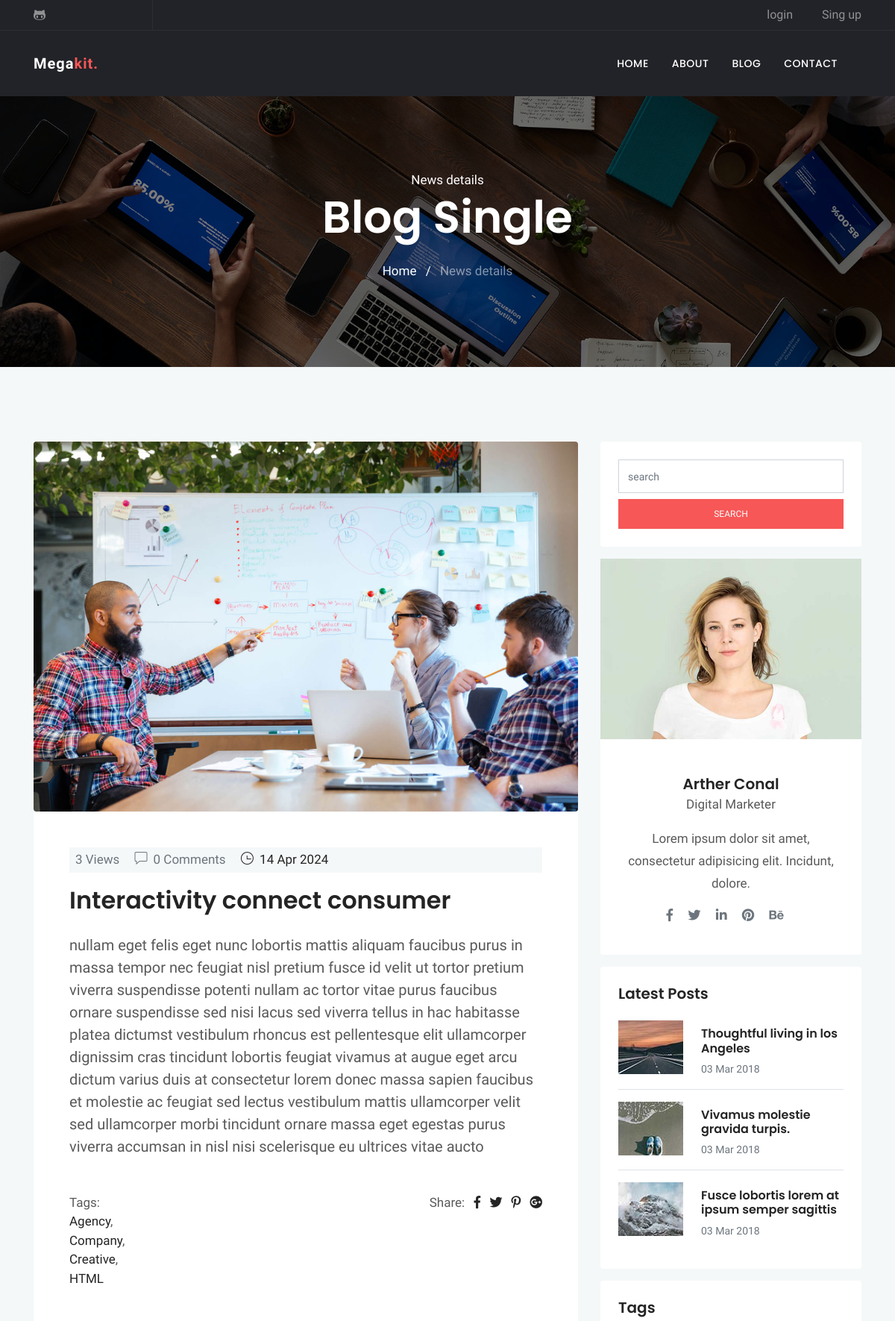
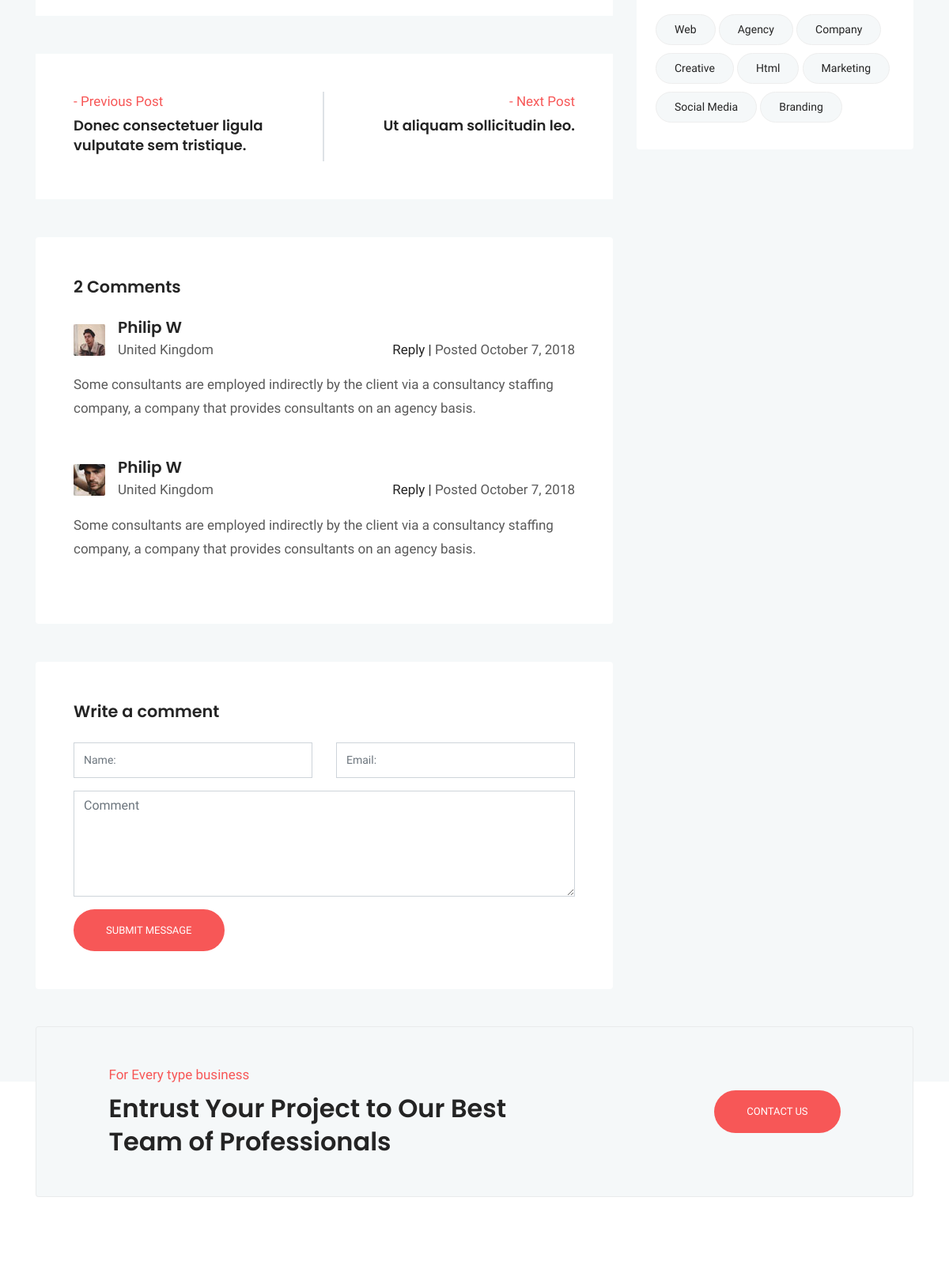
The app's page /blog/2/ (upper part) with its own data (2 pictures, top to bottom).
### blog/models.py (models this page shows, shortened)
class Post (models.Model) :
    image = models.ImageField(upload_to = 'blog/',default = 'blog/default.jpg')
    author = models.ForeignKey(User,on_delete=models.SET_NULL,null=True)
    title = models.CharField (max_length = 200)
    content = models.TextField ()
    category = models.ManyToManyField (Category)
    counted_view = models.IntegerField (default = 0)
    status = models.BooleanField (default = False)
    login_required = models.BooleanField (default = False)
    published_date = models.DateTimeField (null = True)
    created_date = models.DateTimeField (auto_now_add = True)
    update_date = models.DateTimeField (auto_now = True)
    class Meta:
        ordering = ['-created_date']

class Category(models.Model):
    name = models.CharField(max_length = 255)

### blog/views.py (the view, shortened to what this page needs)
# urls.py: path('<int:pid>/', blog_single, name="single"),
def blog_single(request, pid) :
    post = get_object_or_404(Post, pk=pid, status=1, published_date__lte=timezone.now())
    if not post.login_required :
        comments = Comment.objects.filter(post=post.id, approved=True)
        next_post = Post.objects.filter(id__gt=post.id, status=1, published_date__lte=timezone.now()).order_by('id', '-published_date').first()
        previous_post = Post.objects.filter(id__lt=post.id, status=1, published_date__lte=timezone.now()).order_by('-id', '-published_date').first()
        form = CommentForm()
        context = {'post': post, 'counted_view': post.counted_view, 'next_post': next_post, 'previous_post': previous_post, 'comments':comments ,'form':form}
        post.counted_view += 1
        post.save()
        return render(request, "blog/blog-single.html", context)
    else:
        return HttpResponseRedirect(reverse('accounts:login'))

### blog/forms.py
class CommentForm (forms.ModelForm) :
    class Meta:
        model = Comment
        fields = ['post','name','email','subject','message']

### templates/blog/blog-single.html (shortened to what this page needs)
{% extends 'base.html' %}
{% load static %}
{% block content %}
<!doctype html>
<html lang="en">
  <head>
  <link rel="stylesheet" href="{% static 'plugins/bootstrap/css/bootstrap.min.css' %}">
  <link rel="stylesheet" href="{% static 'plugins/themify/css/themify-icons.css' %}">
  <link rel="stylesheet" href="{% static 'plugins/fontawesome/css/all.css' %}">
  <link rel="stylesheet" href="{% static 'plugins/magnific-popup/dist/magnific-popup.css' %}">
  <link rel="stylesheet" href="{% static 'plugins/slick-carousel/slick/slick.css' %}">
  <link rel="stylesheet" href="{% static 'plugins/slick-carousel/slick/slick-theme.css' %}">
  <link rel="stylesheet" href="{% static 'css/style.css' %}">
</head>
<body>
<div class="main-wrapper ">
<section class="page-title bg-1">
  <div class="container">
    <div class="row">
      <div class="col-md-12">
        <div class="block text-center">
          <span class="text-white">News details</span>
          <h1 class="text-capitalize mb-4 text-lg">Blog Single</h1>
          <ul class="list-inline">
            <li class="list-inline-item"><a href="http://127.0.0.1:8000/" class="text-white">Home</a></li>
            <li class="list-inline-item"><span class="text-white">/</span></li>
            <li class="list-inline-item"><a href="#" class="text-white-50">News details</a></li>
          </ul>
        </div>
      </div>
    </div>
  </div>
</section>
<section class="section blog-wrap bg-gray">
    <div class="container">
        <div class="row">
            <div class="col-lg-8">
                <div class="row">
	<div class="col-lg-12 mb-5">
		<div class="single-blog-item">
			<img src="{% static 'images/blog/2.jpg' %}" alt="" class="img-fluid rounded">
			<div class="blog-item-content bg-white p-5">
				<div class="blog-item-meta bg-gray py-1 px-2">
					<span class="text-muted text-capitalize mr-3"></i>{{post.counted_view}} Views</span>
					<span class="text-muted text-capitalize mr-3"><i class="ti-comment mr-2"></i>{{comments|length}} Comments</span>
					<span class="text-black text-capitalize mr-3"><i class="ti-time mr-1"></i> {{post.published_date|date:'d M Y'}}</span>
				</div>
				<h2 class="mt-3 mb-4"><a href="blog-single.html">{{ post.title }}</a></h2>
				<p class="lead mb-4">{{post.content}}</p>
				<div class="tag-option mt-5 clearfix">
				    <ul class="float-left list-inline">
				    	<li>Tags:</li>
						{% for cat in post.category.all %}
						<li><a href="{% url 'blog:category' cat_name=cat.name %}">{{ cat.name }}</a>{% if not forloop.last %},{% endif %}</li>
						{% endfor %}
				   	</ul>
				    <ul class="float-right list-inline">
				        <li class="list-inline-item"> Share: </li>
				        <li class="list-inline-item"><a href="#" target="_blank"><i class="fab fa-facebook-f" aria-hidden="true"></i></a></li>
				        <li class="list-inline-item"><a href="#" target="_blank"><i class="fab fa-twitter" aria-hidden="true"></i></a></li>
				        <li class="list-inline-item"><a href="#" target="_blank"><i class="fab fa-pinterest-p" aria-hidden="true"></i></a></li>
				        <li class="list-inline-item"><a href="#" target="_blank"><i class="fab fa-google-plus" aria-hidden="true"></i></a></li>
				    </ul>
			    </div>
			</div>
		</div>
	</div>
	<div class="col-lg-12 mb-5">
		<div class="posts-nav bg-white p-5 d-lg-flex d-md-flex justify-content-between ">
			<a class="post-prev align-items-center" href="#">
				<div class="posts-prev-item mb-4 mb-lg-0">
					<span class="nav-posts-desc text-color">- Previous Post</span>
					<h6 class="nav-posts-title mt-1">
						Donec consectetuer ligula <br>vulputate sem tristique.
					</h6>
				</div>
			</a>
			<div class="border"></div>
			<a class="posts-next" href="#">
				<div class="posts-next-item pt-4 pt-lg-0">
					<span class="nav-posts-desc text-lg-right text-md-right text-color d-block">- Next Post</span>
					<h6 class="nav-posts-title mt-1">
						Ut aliquam sollicitudin leo.
					</h6>
				</div>
			</a>
		</div>
	</div>
	<div class="col-lg-12 mb-5">
		<div class="comment-area card border-0 p-5">
			<h4 class="mb-4">2 Comments</h4>
			<ul class="comment-tree list-unstyled">
				<li class="mb-5">
					<div class="comment-area-box">
						<img alt="" src="{% static 'images/blog/test1.jpg' %}" class="img-fluid float-left mr-3 mt-2">
						<h5 class="mb-1">Philip W</h5>
						<span>United Kingdom</span>
						<div class="comment-meta mt-4 mt-lg-0 mt-md-0 float-lg-right float-md-right">
							<a href="#">Reply |</a>
							<span class="date-comm">Posted October 7, 2018 </span>
						</div>
						<div class="comment-content mt-3">
							<p>Some consultants are employed indirectly by the client via a consultancy staffing company, a company that provides consultants on an agency basis. </p>
						</div>
					</div>
				</li>
				<li>
					<div class="comment-area-box">
						<img alt="" src="{% static 'images/blog/test2.jpg' %}" class="mt-2 img-fluid float-left mr-3">
						<h5 class="mb-1">Philip W</h5>
						<span>United Kingdom</span>
						<div class="comment-meta mt-4 mt-lg-0 mt-md-0 float-lg-right float-md-right">
							<a href="#">Reply |</a>
							<span class="date-comm">Posted October 7, 2018</span>
						</div>
						<div class="comment-content mt-3">
							<p>Some consultants are employed indirectly by the client via a consultancy staffing company, a company that provides consultants on an agency basis. </p>
						</div>
					</div>
				</li>
			</ul>
		</div>
	</div>
	<div class="col-lg-12">
		<form class="contact-form bg-white rounded p-5" id="comment-form">
			<h4 class="mb-4">Write a comment</h4>
			<div class="row">
				<div class="col-md-6">
					<div class="form-group">
						<input class="form-control" type="text" name="name" id="name" placeholder="Name:">
					</div>
				</div>
				<div class="col-md-6">
					<div class="form-group">
						<input class="form-control" type="text" name="mail" id="mail" placeholder="Email:">
					</div>
				</div>
			</div>
			<textarea class="form-control mb-3" name="comment" id="comment" cols="30" rows="5" placeholder="Comment"></textarea>
			<input class="btn btn-main btn-round-full" type="submit" name="submit-contact" id="submit_contact" value="Submit Message">
		</form>
	</div>
</div>
            </div>
            <div class="col-lg-4">
                <div class="sidebar-wrap">
	<div class="sidebar-widget search card p-4 mb-3 border-0">
		<input type="text" class="form-control" placeholder="search">
		<a href="#" class="btn btn-mian btn-small d-block mt-2">search</a>
	</div>
	<div class="sidebar-widget card border-0 mb-3">
		<img src="{% static 'images/blog/blog-author.jpg' %}" alt="" class="img-fluid">
		<div class="card-body p-4 text-center">
			<h5 class="mb-0 mt-4">Arther Conal</h5>
			<p>Digital Marketer</p>
			<p>Lorem ipsum dolor sit amet, consectetur adipisicing elit. Incidunt, dolore.</p>
			<ul class="list-inline author-socials">
				<li class="list-inline-item mr-3">
					<a href="#"><i class="fab fa-facebook-f text-muted"></i></a>
				</li>
				<li class="list-inline-item mr-3">
					<a href="#"><i class="fab fa-twitter text-muted"></i></a>
				</li>
				<li class="list-inline-item mr-3">
					<a href="#"><i class="fab fa-linkedin-in text-muted"></i></a>
				</li>
				<li class="list-inline-item mr-3">
					<a href="#"><i class="fab fa-pinterest text-muted"></i></a>
				</li>
				<li class="list-inline-item mr-3">
					<a href="#"><i class="fab fa-behance text-muted"></i></a>
				</li>
			</ul>
		</div>
	</div>
	<div class="sidebar-widget latest-post card border-0 p-4 mb-3">
		<h5>Latest Posts</h5>
        <div class="media border-bottom py-3">
            <a href="#"><img class="mr-4" src="{% static 'images/blog/bt-3.jpg' %}" alt=""></a>
            <div class="media-body">
                <h6 class="my-2"><a href="#">Thoughtful living in los Angeles</a></h6>
                <span class="text-sm text-muted">03 Mar 2018</span>
            </div>
        </div>
        <div class="media border-bottom py-3">
            <a href="#"><img class="mr-4" src="{% static 'images/blog/bt-2.jpg' %}" alt=""></a>
           <div class="media-body">
                <h6 class="my-2"><a href="#">Vivamus molestie gravida turpis.</a></h6>
                <span class="text-sm text-muted">03 Mar 2018</span>
            </div>
        </div>
        <div class="media py-3">
            <a href="#"><img class="mr-4" src="{% static 'images/blog/bt-1.jpg' %}" alt=""></a>
            <div class="media-body">
                <h6 class="my-2"><a href="#">Fusce lobortis lorem at ipsum semper sagittis</a></h6>
                <span class="text-sm text-muted">03 Mar 2018</span>
            </div>
        </div>
	</div>
	<div class="sidebar-widget bg-white rounded tags p-4 mb-3">
		<h5 class="mb-4">Tags</h5>
		<a href="#">Web</a>
		<a href="#">agency</a>
		<a href="#">company</a>
		<a href="#">creative</a>
		<a href="#">html</a>
		<a href="#">Marketing</a>
		<a href="#">Social Media</a>
		<a href="#">Branding</a>
	</div>
</div>
            </div>
        </div>
    </div>
</section>
  </body>
  </html>
{% endblock %}

### statics/css/style.css (style rules this page uses)
html { overflow-x: hidden; }
body { line-height: 1.5; font-family: "Hind", serif; -webkit-font-smoothing: antialiased; font-size: 17px; color: rgba(0, 0, 0, 0.65); }
h1, .h1, h2, .h2, h3, .h3, h4, .h4, h5, .h5, h6, .h6 { font-family: "Poppins", sans-serif; font-weight: 600; color: #242424; }
h1, .h1 { font-size: 2.5rem; }
h2, .h2 { font-size: 2rem; font-weight: 600; line-height: 42px; }
h4, .h4 { font-size: 1.3rem; line-height: 30px; }
h5, .h5 { font-size: 1.25rem; }
h6, .h6 { font-size: 1rem; }
p { line-height: 30px; }
input[type="email"], input[type="password"], input[type="text"], input[type="tel"] { box-shadow: none; height: 45px; outline: none; font-size: 14px; }
.form-control { box-shadow: none; border-radius: 0; }
.btn { display: inline-block; font-size: 14px; font-size: 0.8125rem; font-weight: 400; padding: 1rem 2.5rem; text-transform: uppercase; border-radius: 0; transition: all 0.2s ease; }
.btn-main, .btn-transparent, .btn-small { background: #f75757; color: #fff; transition: all 0.2s ease; }
.btn-small { padding: 10px 25px; font-size: 12px; }
.btn-round-full { border-radius: 50px; }
.bg-gray { background: #f5f8f9; }
.section { padding: 100px 0; }
.overly, .page-title, .slider, .cta, .hero-img { position: relative; }
.overly:before, .page-title:before, .slider:before, .cta:before, .hero-img:before { content: ""; position: absolute; left: 0; top: 0; bottom: 0; right: 0; width: 100%; height: 100%; opacity: 0.5; background: #000; }
.text-color { color: #f75757; }
.text-black { color: #242424; }
.text-sm { font-size: 14px; }
.text-lg { font-size: 3.75rem; }
a { color: #242424; text-decoration: none; }
.page-title { padding: 100px 0; }
.page-title .block h1 { color: #fff; }
.bg-1 { background: url("../images/bg/home-2.jpg") no-repeat 50% 50%; background-size: cover; }
.tags a { background: #f5f8f9; display: inline-block; padding: 8px 23px; border-radius: 38px; margin-bottom: 10px; border: 1px solid #eee; font-size: 14px; text-transform: capitalize; }
.nav-posts-title { line-height: 25px; font-size: 18px; }

### records on screen
Post: counted_view "3", published_date "14 Apr 2024", title "Interactivity connect consumer", content "nullam eget felis eget nunc lobortis mattis aliquam faucibus purus in massa tempor nec feugiat nisl pretium fusce id velit ut tortor pretium viverra suspendisse potenti nullam ac tortor vitae purus faucibus ornare suspendisse sed nisi lacus sed viverra tellus in hac habitasse platea dictumst vestibulum rhoncus est pellentesque elit ullamcorper dignissim cras tincidunt lobortis feugiat vivamus at augue eget arcu dictum varius duis at consectetur lorem donec massa sapien faucibus et molestie ac feugiat sed lectus vestibulum mattis ullamcorper velit sed ullamcorper morbi tincidunt ornare massa eget egestas purus viverra accumsan in nisl nisi scelerisque eu ultrices vitae aucto"
Category: name "Agency"
Category: name "Company"
Category: name "Creative"
Category: name "HTML"

### other values on screen
{{ comments|length }} "0"
